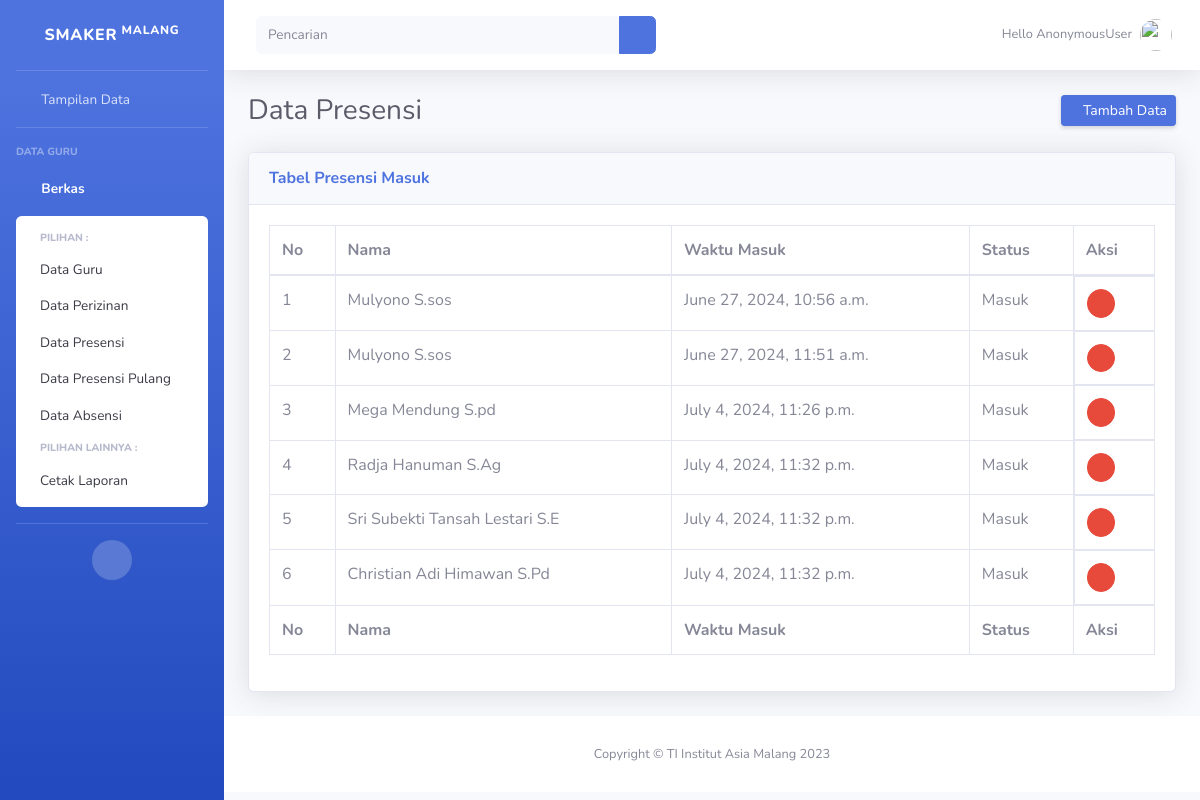
Page /presensi/ on the earlier database version.
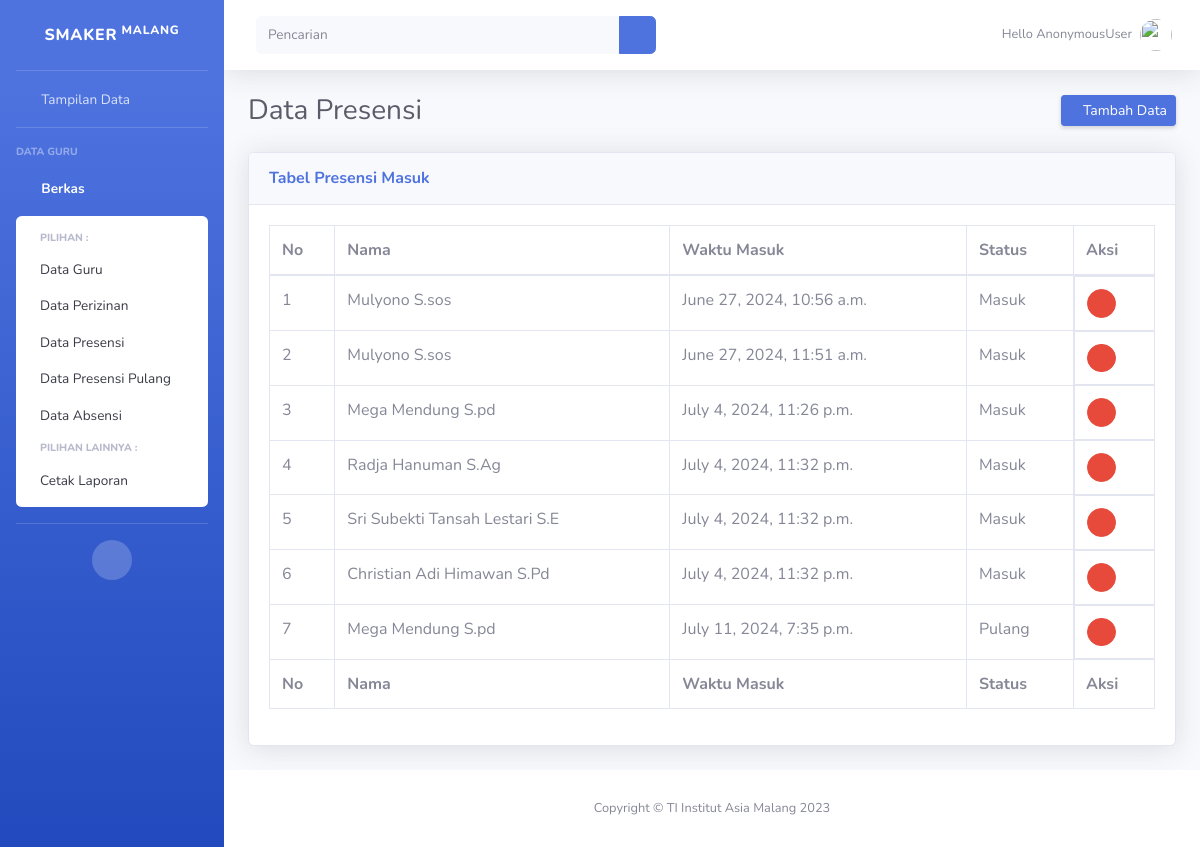
Same page on the later database version.
### presensi/models.py (models this page shows, shortened)
class Presensi(models.Model):
    nama=models.ForeignKey(Biodata,on_delete=models.CASCADE,null=True)
    status=models.CharField(max_length=10, default="Masuk")
    tgl=models.DateTimeField(default=datetime.now, blank=True)

### biodata/models.py (models this page shows)
class Biodata(models.Model):
    nama=models.CharField(max_length=50)
    nip=models.CharField(max_length=8)
    jk=models.ForeignKey(Jenis, on_delete=models.CASCADE,null=True)
    agama=models.ForeignKey(Agama, on_delete=models.CASCADE,null=True)
    alamat=models.TextField()
    mapel=models.CharField(max_length=50)
    def __str__(self):
        return str(self.nama)

### presensi/views.py (the view)
# urls.py: path('presensi/',presensi),
def presensi(request):
    presensi=Presensi.objects.all()
    biodata=Biodata.objects.all()
    konteks={
        'presensi':presensi,
        'biodata':biodata,
    }
    return render(request,'Back-end/Presensi/data_presensi.html',konteks)

### template/Back-end/Presensi/data_presensi.html (shortened to what this page needs)
{% extends 'base.html' %}
{% load static %}
{% block content%}
    <div class="d-sm-flex align-items-center justify-content-between mb-4">
        <h1 class="h3 mb-0 text-gray-800">Data Presensi</h1>
        <a href="/tambahpre/" class="d-none d-sm-inline-block btn btn-sm btn-primary shadow-sm"><i
                class="fas fa-download fa-sm text-white-50"></i> Tambah Data </a>
    </div>
    <div class="card shadow mb-4">
        <div class="card-header py-3">
            <h6 class="m-0 font-weight-bold text-primary">Tabel Presensi Masuk</h6>
        </div>
        <div class="card-body">
            <div class="table-responsive">
                <table class="table table-bordered" id="dataTable" width="100%" cellspacing="0">
                    <thead>
                        <tr>
                            <th>No</th>
                            <th>Nama</th>
                            <th>Waktu Masuk</th>
                            <th>Status</th>
                            <th>Aksi</th>
                        </tr>
                    </thead>
                    <tfoot>
                        <tr>
                            <th>No</th>
                            <th>Nama</th>
                            <th>Waktu Masuk</th>
                            <th>Status</th>
                            <th>Aksi</th>
                        </tr>
                    </tfoot>
                    <tbody>
                        {% for Presensi in presensi  %}
                        <tr>
                            <td>{{ Presensi.id }}</td>
                            <td>{{ Presensi.nama.nama }}</td>
                            <td>{{ Presensi.tgl }}</td>
                            <td>{{ Presensi.status }}</td>
                            <td style="display: flex;">
                                <button data-toggle="modal" data-target="#hapus{{ Presensi.id }}" style="margin-right: auto;" class="btn btn-danger btn-circle btn-sm">
                                    <i class="fas fa-trash"></i>
                                </button>
                            </td>
                        </tr>
                        {% endfor %}
                    </tbody>
                </table>
            </div>
        </div>
    </div>
{% endblock %}

Differences in the rows shown:
added Presensi: id "7", nama.nama "Mega Mendung S.pd", tgl "July 11, 2024, 7:35 p.m.", status "Pulang"
